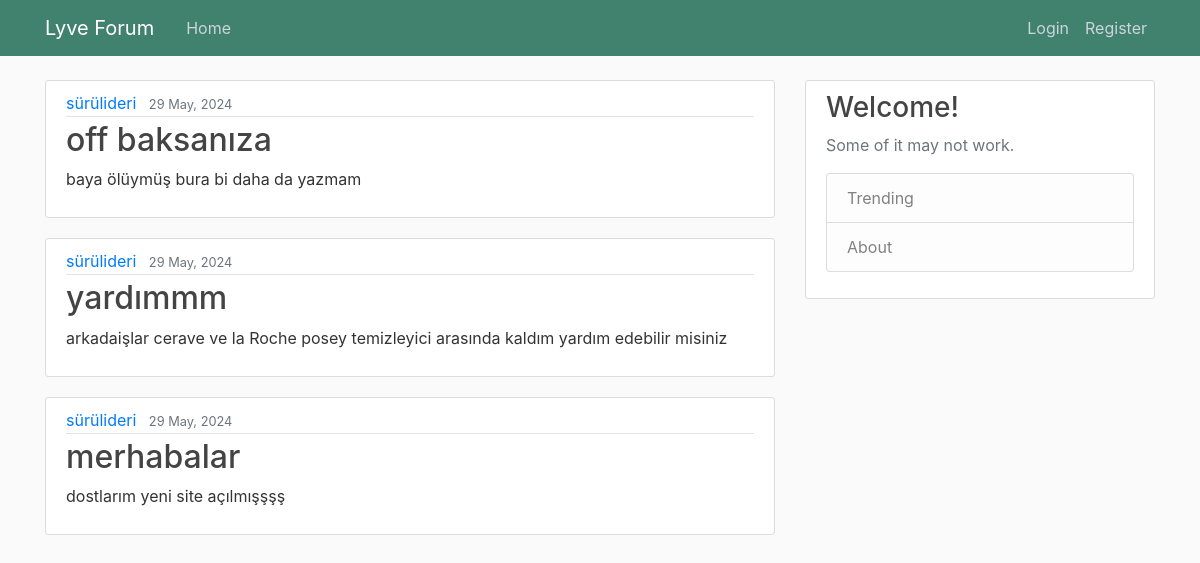
The app's page /forum/ with its own data.
### forum/models.py (models this page shows, shortened)
class Post(models.Model):
    title = models.CharField(max_length=70)
    content = models.TextField()
    date_posted = models.DateTimeField(default=timezone.now)
    author = models.ForeignKey(User, on_delete=models.CASCADE)

### forum/views.py (the view)
# urls.py: path('', PostListView.as_view(), name='forum'),
class PostListView(ListView):
    model = Post
    template_name = 'forum/forum.html'  # <app>/<model>_<viewtype>.html
    context_object_name = 'posts'
    ordering = ['-date_posted']
    paginate_by = 5

### forum/templates/forum/forum.html (shortened to what this page needs)
{% extends "forum/baseforum.html" %}
{% block content %}
    {% for post in posts %}
        <article class="media content-section">
          <div class="media-body">
            <div class="article-metadata">
              <a class="mr-2" href="#">{{ post.author }}</a>
              <small class="text-muted">{{ post.date_posted|date:"d F, Y" }}</small>
            </div>
            <h2><a class="article-title" href="{% url 'forum:post-detail' post.pk %}">{{ post.title }}</a></h2>
            <p class="article-content">{{ post.content }}</p>
          </div>
        </article>
    {% endfor %}
{% endblock content %}

### forum/templates/forum/baseforum.html (shortened to what this page needs)
{% load static %}
<!DOCTYPE html>
<html>
<head>
    <link rel="stylesheet" href="https://maxcdn.bootstrapcdn.com/bootstrap/4.0.0/css/bootstrap.min.css">
    <link rel="stylesheet" type="text/css" href="{% static 'lyve/main.css' %}">
</head>
<body>
    <header class="site-header">
      <nav class="navbar navbar-expand-md navbar-dark bg-steel fixed-top">
        <div class="container">
          <a class="navbar-brand mr-4" href="{% url 'forum:forum' %}">Lyve Forum</a>
          <div class="collapse navbar-collapse" id="navbarToggle">
            <div class="navbar-nav mr-auto">
              <a class="nav-item nav-link" href="{% url 'lyve:home' %}">Home</a>
            </div>
            <div class="navbar-nav">
              {% if user.is_authenticated %}
                <a class="nav-item nav-link" href="{% url 'forum:post-create' %}">New Post</a>
                <a class="nav-item nav-link" href="{% url 'profile' %}">Profile</a>
                <a class="nav-item nav-link" href="{% url 'logout' %}">Logout</a>
              {% else %}
                <a class="nav-item nav-link" href="{% url 'login' %}">Login</a>
                <a class="nav-item nav-link" href="{% url 'register' %}">Register</a>
              {% endif %}
            </div>
          </div>
        </div>
      </nav>
    </header>
    <main role="main" class="container">
      <div class="row">
        <div class="col-md-8">
          {% block content %}{% endblock %}
        </div>
         <div class="col-md-4">
            <div class="content-section">
                <h3>Welcome!</h3>
                <p class='text-muted'>Some of it may not work.
                <ul class="list-group">
                    <a href='/skintype' class="list-group-item list-group-item-light">Trending</a>
                    <a href='/about' class="list-group-item list-group-item-light">About</a>
                </ul>
                </p>
            </div>
        </div>
        </div>
    </main>
</body>
</html>

### lyve/static/lyve/main.css (style rules this page uses)
body { background: #fafafa; color: #333333; margin-top: 5rem; }
h1, h2, h3, h4, h5, h6 { color: #444444; white-space: nowrap; overflow: hidden; text-overflow: ellipsis; }
ul { margin: 0; }
.bg-steel { background-color: #40826D; }
.site-header .navbar-nav .nav-link { color: #cbd5db; }
.content-section { background: #ffffff; padding: 10px 20px; border: 1px solid #dddddd; border-radius: 3px; margin-bottom: 20px; }
.article-title { color: #444444; }
.article-content { white-space: pre-line; }
.article-metadata { padding-bottom: 1px; margin-bottom: 4px; border-bottom: 1px solid #e3e3e3 }

### records on screen
Post: author "sürülideri", date_posted "29 May, 2024", title "off baksanıza", content "baya ölüymüş bura bi daha da yazmam"
Post: author "sürülideri", date_posted "29 May, 2024", title "yardımmm", content "arkadaişlar cerave ve la Roche posey temizleyici arasında kaldım yardım edebilir misiniz"
Post: author "sürülideri", date_posted "29 May, 2024", title "merhabalar", content "dostlarım yeni site açılmışşşş"
